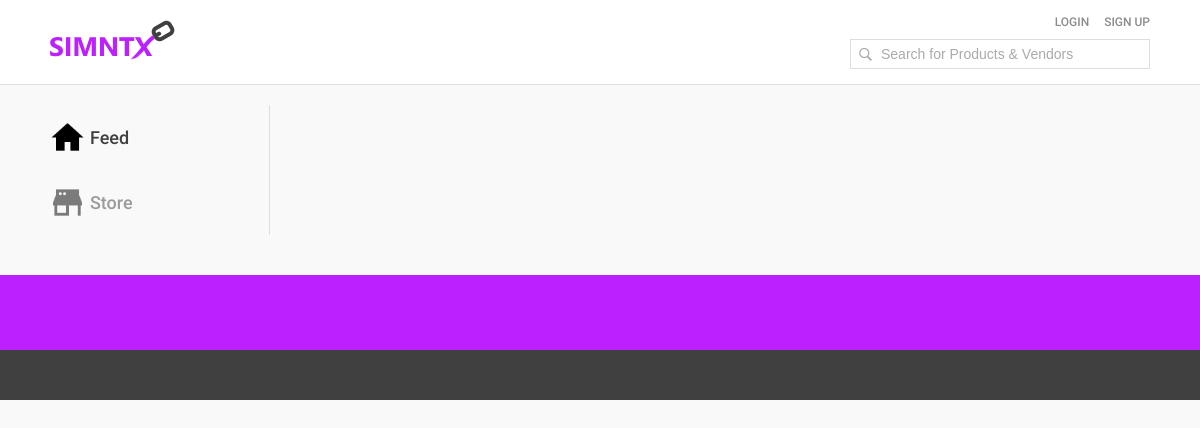
The page /feed on the database as committed earlier.
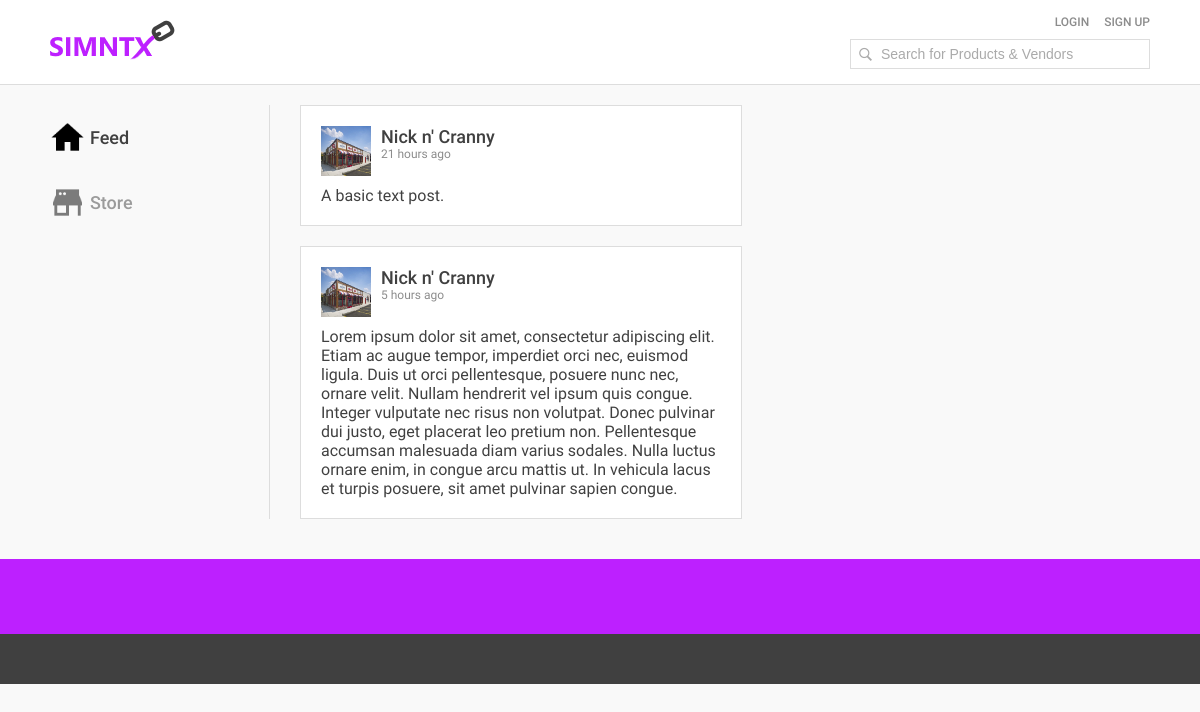
The same page on the database as committed later.
### core/models.py (models this page shows, shortened)
class Post(models.Model):
    text = models.CharField(max_length = 500, null = False, blank = False)
    vendor = models.ForeignKey('Vendor', on_delete = models.CASCADE, related_name = 'vendor', null = False, blank = False)
    posted = models.DateTimeField(auto_now=True)
    links = models.ManyToManyField('PostLink', null = True, blank = True)

class Vendor(models.Model):
    title = models.CharField(max_length=100)
    slug = models.SlugField()
    description = models.TextField()
    image = models.ImageField(max_length=100)
    owner = models.ForeignKey('UserProfile', on_delete = models.CASCADE)

### core/views.py (the view)
# urls.py: path('feed', views.feed, name='feed'),
def feed(request):
    posts = Post.objects.all()
    for post in posts:
        post.posted = arrow.get(post.posted).humanize()
    return render(request, 'feed.html', {
        'posts': posts
    })

### templates/feed.html (shortened to what this page needs)
{% extends 'home.html' %}
{% load staticfiles %}
{% block more_css %}
	<link rel = "stylesheet" type = "text/css" href = "{% static 'css/feed.css' %}">
{% endblock %}
{% block panel %}
	{% for post in posts %}
		{% include 'post.html' with post=post %}
	{% endfor %}
{% endblock %}

### templates/post.html
{% load staticfiles %}
<div class = "post">
	<div class = "post-header">
		<img class = "post-vendor-image" src = "{{ post.vendor.image.url }}">
		<div class = "post-info">
			<p class = "post-vendor">{{ post.vendor.title }}</p>
			<p class = "post-date">{{ post.posted }}</p>
		</div>
	</div>
	<p class = "post-text">{{ post.text }}</p>
</div>

Rows that differ between the two databases and show on the page:
added Post: vendor.image (picture), vendor "Nick n' Cranny", posted "21 hours ago", text "A basic text post."
added Post: vendor.image (picture), vendor "Nick n' Cranny", posted "5 hours ago", text "Lorem ipsum dolor sit amet, consectetur adipiscing elit. Etiam ac augue tempor, imperdiet orci nec, euismod ligula. Duis ut orci pellentesque, posuere nunc nec, ornare velit. Nullam hendrerit vel ipsum quis congue. Integer vulputate nec risus non volutpat. Donec pulvinar dui justo, eget placerat leo pretium non. Pellentesque accumsan malesuada diam varius sodales. Nulla luctus ornare enim, in congue arcu mattis ut. In vehicula lacus et turpis posuere, sit amet pulvinar sapien congue."
